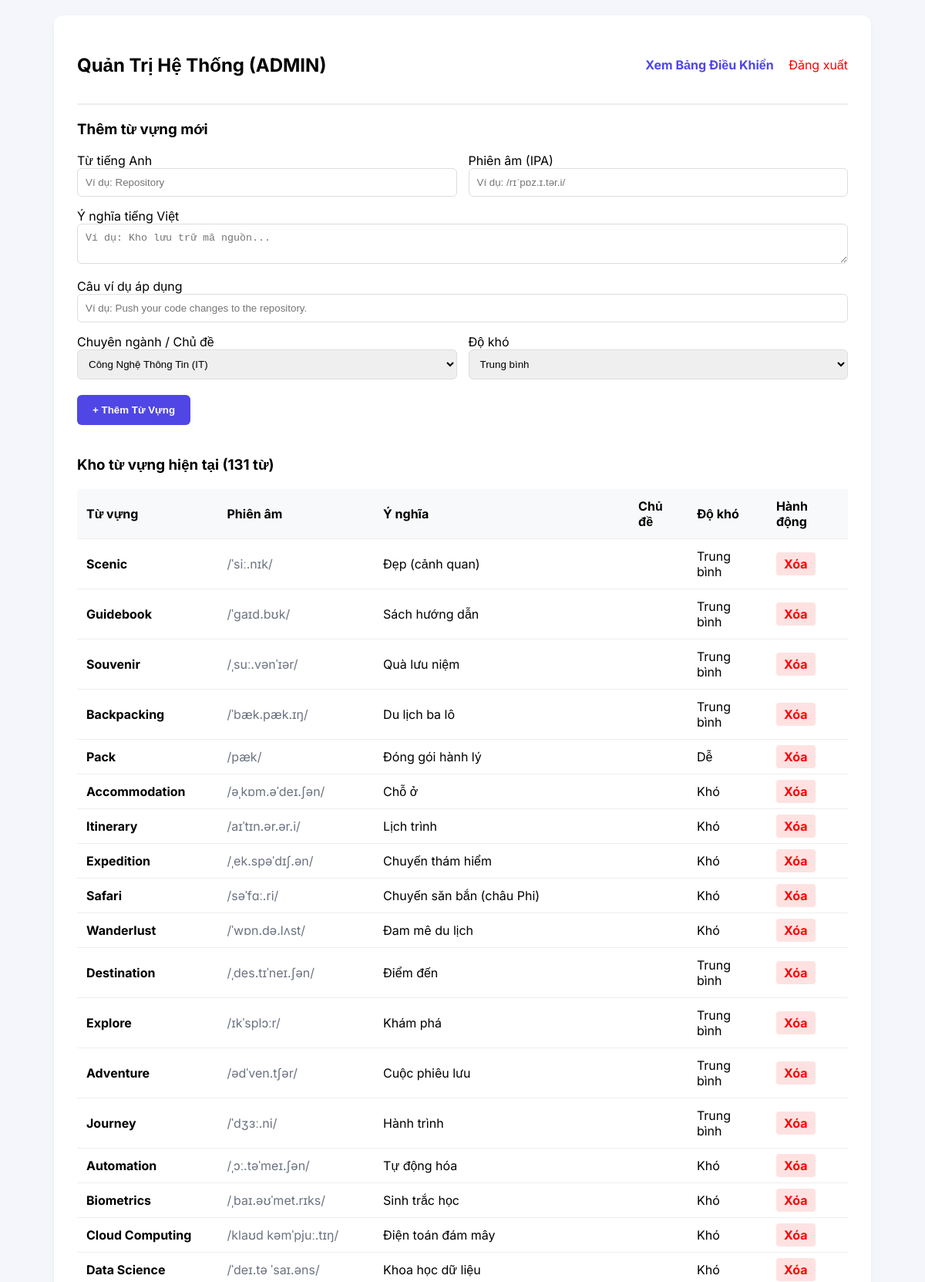
/admin.php (signed in, upper part), run on the app's committed database.
### tables this page shows
CREATE TABLE `vocabulary` (
  `id` int(11) NOT NULL,
  `typeword_id` int(11) NOT NULL,
  `word` varchar(100) NOT NULL,
  `ipa` varchar(100) NOT NULL,
  `definition` text NOT NULL,
  `example` text DEFAULT NULL,
  `difficulty` varchar(20) DEFAULT 'Trung bình',
  `image` varchar(255) DEFAULT NULL
);

### database.php (called while the page is built, shortened)
<?php
class Database
{
    private $host = "localhost";
    private $username = "root";
    private $password = "";
    private $dbname = "wordwise_db";
    public $conn;
  public function __construct()
    {
        try {
            $this->conn = new mysqli($this->host, $this->username, $this->password, $this->dbname);
            $this->conn->set_charset("utf8mb4");
        } catch (mysqli_sql_exception $e) {
            die("Lỗi kết nối cơ sở dữ liệu: Vui lòng thử lại sau.");
        }
    }
    public function select($sql, $params = [])
    {
        $stmt = $this->conn->prepare($sql);
        $stmt->execute();
        $results = $stmt->get_result();
        $data = $results ? $results->fetch_all(MYSQLI_ASSOC) : [];
        return $data;
    }
}
?>

### config.php (called while the page is built, shortened)
<?php
require_once 'database.php';
$db = new Database();
?>

### admin.php (the view, shortened to what this page needs)
<?php
require_once 'config.php';
$vocab_list = $db->select("SELECT * FROM vocabulary ORDER BY id DESC");
?>
<!DOCTYPE html>
<html lang="vi">
<head>
</head>
<body>
    <div class="admin-box">
        <div class="header-panel">
            <h2>Quản Trị Hệ Thống (ADMIN)</h2>
            <div>
                <a href="index.php" style="margin-right: 15px; text-decoration:none; color:#4f46e5; font-weight:bold;">Xem Bảng Điều Khiển</a>
                <a href="logout.php" style="color:red; text-decoration:none;">Đăng xuất</a>
            </div>
        </div>
        <form method="POST" action="">
            <h3>Thêm từ vựng mới</h3>
            <div class="form-grid">
                <div>
                    <label>Từ tiếng Anh</label>
                    <input type="text" name="word" required placeholder="Ví dụ: Repository">
                </div>
                <div>
                    <label>Phiên âm (IPA)</label>
                    <input type="text" name="ipa" required placeholder="Ví dụ: /rɪˈpɒz.ɪ.tər.i/">
                </div>
                <div style="grid-column: span 2;">
                    <label>Ý nghĩa tiếng Việt</label>
                    <textarea name="definition" rows="2" required placeholder="Ví dụ: Kho lưu trữ mã nguồn..."></textarea>
                </div>
                <div style="grid-column: span 2;">
                    <label>Câu ví dụ áp dụng</label>
                    <input type="text" name="example" placeholder="Ví dụ: Push your code changes to the repository.">
                </div>
                <div>
                    <label>Chuyên ngành / Chủ đề</label>
                    <select name="category">
                        <option value="IT & Tech">Công Nghệ Thông Tin (IT)</option>
                    </select>
                </div>
                <div>
                    <label>Độ khó</label>
                    <select name="difficulty">
                        <option value="Trung bình" selected>Trung bình</option>
                    </select>
                </div>
            </div>
            <button type="submit" name="add_vocab" class="btn-submit">+ Thêm Từ Vựng</button>
        </form>
        <h3 style="margin-top:40px;">Kho từ vựng hiện tại (<?= count($vocab_list) ?> từ)</h3>
        <table>
            <thead>
                <tr>
                    <th>Từ vựng</th>
                    <th>Phiên âm</th>
                    <th>Ý nghĩa</th>
                    <th>Chủ đề</th>
                    <th>Độ khó</th>
                    <th>Hành động</th>
                </tr>
            </thead>
            <tbody>
                <?php foreach ($vocab_list as $row): ?>
                <tr>
                    <td><strong><?= htmlspecialchars($row['word']) ?></strong></td>
                    <td><span style="color:#6b7280;"><?= htmlspecialchars($row['ipa']) ?></span></td>
                    <td><?= htmlspecialchars($row['definition']) ?></td>
                    <td><?= htmlspecialchars($row['category']) ?></td>
                    <td><?= htmlspecialchars($row['difficulty']) ?></td>
                    <td>
                        <a href="admin.php?delete=<?= $row['id'] ?>" class="btn-delete" onclick="return confirm('Bạn có chắc muốn xóa từ này?')">Xóa</a>
                    </td>
                </tr>
                <?php endforeach; ?>
            </tbody>
        </table>
    </div>
</body>
</html>

### admin.php (style rules this page uses)
body { font-family: 'Inter', sans-serif; background: #f4f6fc; margin:0; padding: 20px; }
.admin-box { max-width: 1000px; margin: 0 auto; background: white; padding: 30px; border-radius: 12px; box-shadow:0 4px 6px rgba(0,0,0,0.05); }
.header-panel { display: flex; justify-content: space-between; align-items: center; border-bottom: 2px solid #eee; padding-bottom: 15px; margin-bottom: 20px; }
.form-grid { display: grid; grid-template-columns: 1fr 1fr; gap: 15px; margin-bottom: 20px; }
input, textarea, select { width: 100%; padding: 10px; border: 1px solid #ddd; border-radius: 6px; box-sizing: border-box; }
.btn-submit { padding: 12px 20px; background: #4f46e5; color: white; border: none; border-radius: 6px; font-weight: 600; cursor: pointer; }
table { width: 100%; border-collapse: collapse; margin-top: 20px; }
th, td { padding: 12px; text-align: left; border-bottom: 1px solid #eee; }
th { background: #f8f9fa; }
.btn-delete { color: red; text-decoration: none; font-weight: bold; padding: 5px 10px; border-radius: 4px; background: #fee2e2; }

### data on the page
vocabulary: word "Scenic", ipa "/ˈsiː.nɪk/", definition "Đẹp (cảnh quan)", difficulty "Trung bình"
vocabulary: word "Guidebook", ipa "/ˈɡaɪd.bʊk/", definition "Sách hướng dẫn", difficulty "Trung bình"
vocabulary: word "Souvenir", ipa "/ˌsuː.vənˈɪər/", definition "Quà lưu niệm", difficulty "Trung bình"
vocabulary: word "Backpacking", ipa "/ˈbæk.pæk.ɪŋ/", definition "Du lịch ba lô", difficulty "Trung bình"
vocabulary: word "Pack", ipa "/pæk/", definition "Đóng gói hành lý", difficulty "Dễ"
vocabulary: word "Accommodation", ipa "/əˌkɒm.əˈdeɪ.ʃən/", definition "Chỗ ở", difficulty "Khó"
vocabulary: word "Itinerary", ipa "/aɪˈtɪn.ər.ər.i/", definition "Lịch trình", difficulty "Khó"
vocabulary: word "Expedition", ipa "/ˌek.spəˈdɪʃ.ən/", definition "Chuyến thám hiểm", difficulty "Khó"
vocabulary: word "Safari", ipa "/səˈfɑː.ri/", definition "Chuyến săn bắn (châu Phi)", difficulty "Khó"
vocabulary: word "Wanderlust", ipa "/ˈwɒn.də.lʌst/", definition "Đam mê du lịch", difficulty "Khó"
vocabulary: word "Destination", ipa "/ˌdes.tɪˈneɪ.ʃən/", definition "Điểm đến", difficulty "Trung bình"
vocabulary: word "Explore", ipa "/ɪkˈsplɔːr/", definition "Khám phá", difficulty "Trung bình"
vocabulary: word "Adventure", ipa "/ədˈven.tʃər/", definition "Cuộc phiêu lưu", difficulty "Trung bình"
vocabulary: word "Journey", ipa "/ˈdʒɜː.ni/", definition "Hành trình", difficulty "Trung bình"
vocabulary: word "Automation", ipa "/ˌɔː.təˈmeɪ.ʃən/", definition "Tự động hóa", difficulty "Khó"
vocabulary: word "Biometrics", ipa "/ˌbaɪ.əʊˈmet.rɪks/", definition "Sinh trắc học", difficulty "Khó"
vocabulary: word "Cloud Computing", ipa "/klaʊd kəmˈpjuː.tɪŋ/", definition "Điện toán đám mây", difficulty "Khó"
vocabulary: word "Data Science", ipa "/ˈdeɪ.tə ˈsaɪ.əns/", definition "Khoa học dữ liệu", difficulty "Khó"

### other printed values
count($vocab_list) "131"
